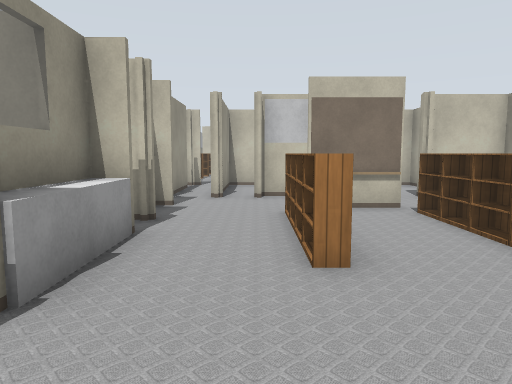
[1] (above)

17 first-person views from a walk through a world built for the Gazebo simulator. The camera is 1.2 m above the floor, tilts 6° down and sees 70° across. Floor lines are 1 m apart. The floor is counted in squares, 1 m on a side. Each view is taken from the middle of a square. On the plan, view 1 faces up. The plan holds only what a view shows up to about 14 squares ahead; the rest is blank. The place goes on beyond the plan. Simple patterns stand in for the simulator's built-in surfaces. Some surface patterns are stand-ins.

[2]
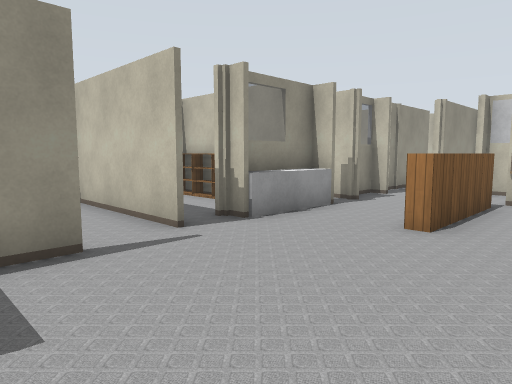

[3]
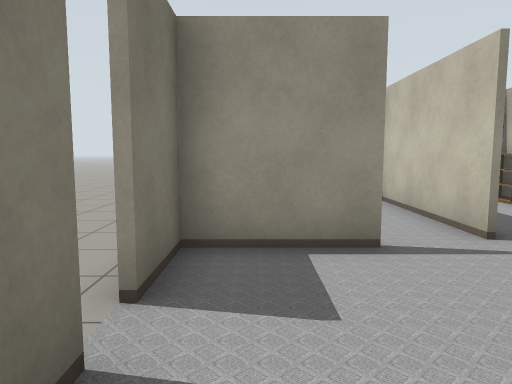

[4]
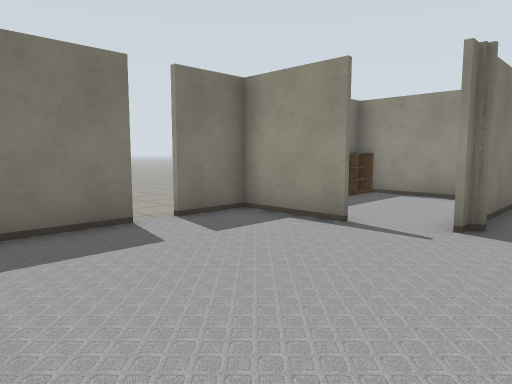

[5]
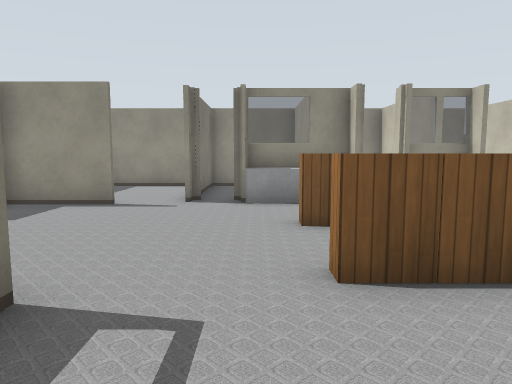

[6]
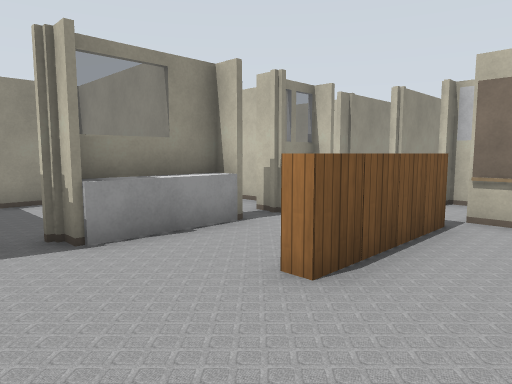

[7]
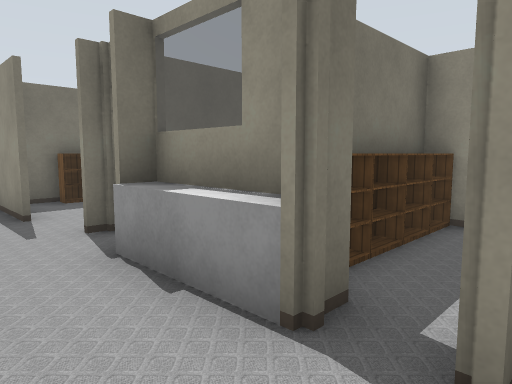

[8]
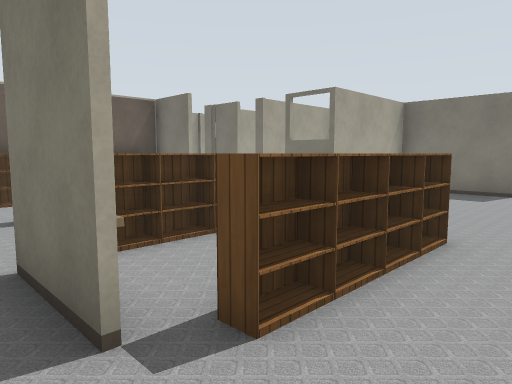

[9]
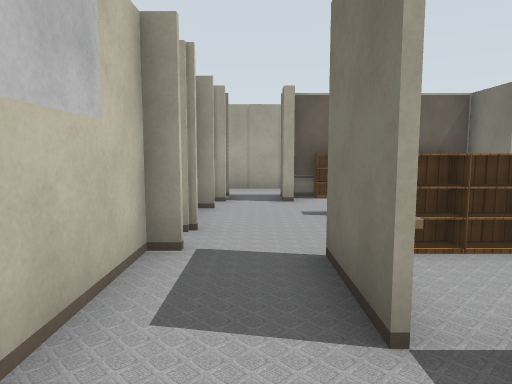

[10]
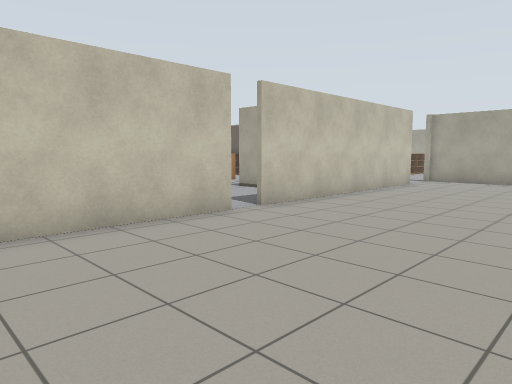

[11]
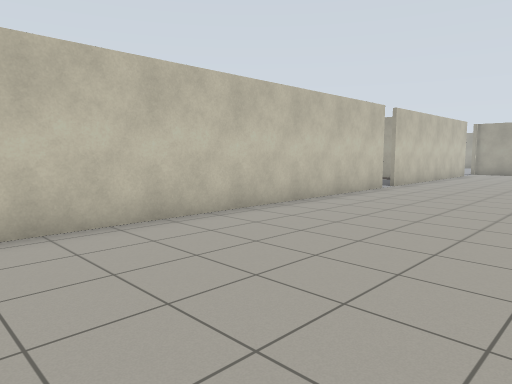

[12]
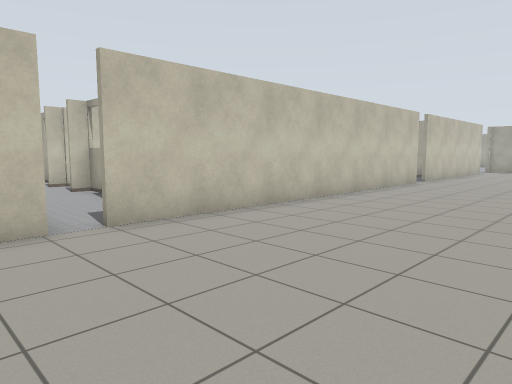

[13]
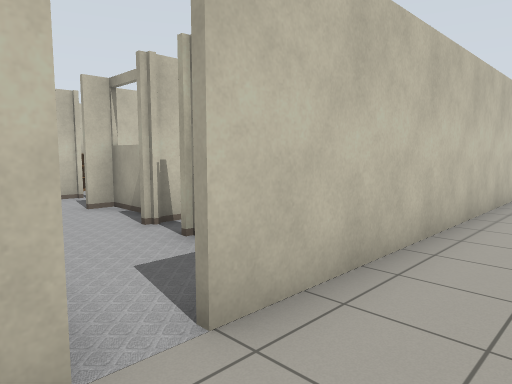

[14]
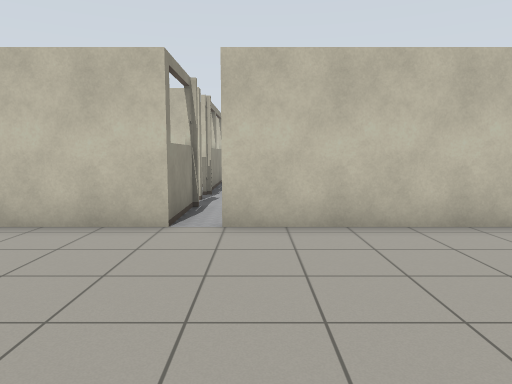

[15]
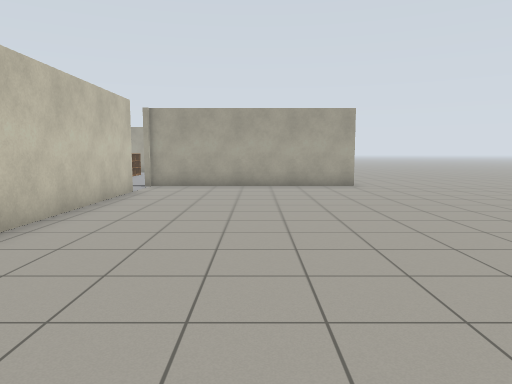

[16]
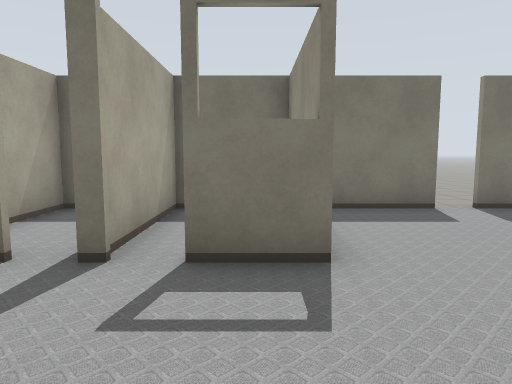

[17]
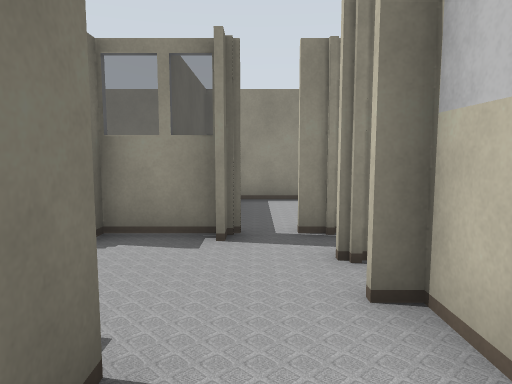

### Floor plan
Key: @ floor where view 1 was taken; # wall or solid block; x gap in a wall; . floor; B bookshelf; O other object.
Columns run from 15 left of view 1 to 12 right of it. Each row starts with its distance up from view 1.
 14             ###
 13              #
 12              #
 11         #    ##
 10         # ..#############..#
  9         # ..##.............#
  8       ###    #..###.....#..#
  7            ..#..B.BB  ..B
  6         # ......B..B
  5   # ##  #BBBB#..B..B.
  4   # .####BBO #..B..B.
  3   #.##  #....#.........##
  2  ##..#  #..............
  1  #..#    ####......####x#
  0   ...   #......@...#  #.#
 -1   #.#   #....#.....#  #.#
 -2   #.#   #....#.....#  #.#
 -3 #####    BB B##xx########..#
 -4 ...........................#
 -5 ...........................#
 -6 ...........................#
 -7 ...........................#
 -8  ..........................#
 -9 . .. ..   . .. ............#

Where each view was taken, in squares from view 1:
view 1: 0 up, 0 right, facing up
view 2: 2 down, 3 right, facing up-left
view 3: 2 down, 3 right, facing left
view 4: 3 up, 4 right, facing down-left
view 5: 3 up, 7 right, facing left
view 6: 1 up, 3 right, facing up-left
view 7: 7 up, 0 right, facing down-left
view 8: 9 up, 1 left, facing down-right
view 9: 9 up, 1 left, facing right
view 10: 9 down, 5 left, facing up-right
view 11: 9 down, 12 left, facing up-right
view 12: 9 down, 15 left, facing up-right
view 13: 5 down, 14 left, facing up-right
view 14: 9 down, 12 left, facing up
view 15: 7 down, 2 left, facing right
view 16: 5 up, 5 right, facing down
view 17: 9 up, 3 right, facing left
